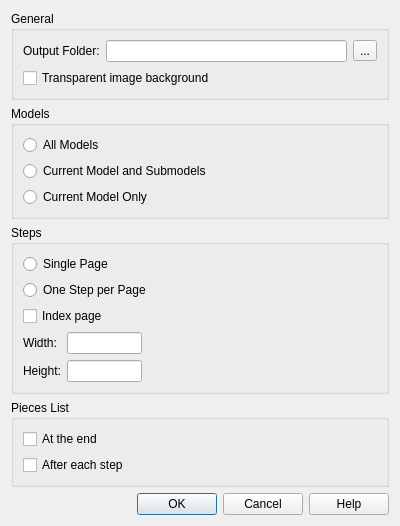
<?xml version="1.0" encoding="UTF-8"?>
<ui version="4.0">
 <class>swHTMLDialog</class>
 <widget class="QDialog" name="swHTMLDialog">
  <property name="whatsThis">
   <string>&lt;p&gt;&lt;b&gt;Export HTML&lt;/b&gt;&lt;/p&gt;&lt;p&gt;Create browser-viewable building instructions and PNG images in the output folder. Choose which models to include, how to organize the step pages, and where to show pieces lists.&lt;/p&gt;&lt;p&gt;Keep the generated HTML and image files together when copying or sharing the instructions.&lt;/p&gt;</string>
  </property>
  <property name="geometry">
   <rect>
    <x>0</x>
    <y>0</y>
    <width>400</width>
    <height>460</height>
   </rect>
  </property>
  <property name="sizePolicy">
   <sizepolicy hsizetype="Minimum" vsizetype="Minimum">
    <horstretch>0</horstretch>
    <verstretch>0</verstretch>
   </sizepolicy>
  </property>
  <property name="windowTitle">
   <string>HTML Options</string>
  </property>
  <layout class="QVBoxLayout" name="verticalLayout">
   <item>
    <widget class="QGroupBox" name="groupBox_3">
     <property name="sizePolicy">
      <sizepolicy hsizetype="Minimum" vsizetype="Minimum">
       <horstretch>0</horstretch>
       <verstretch>0</verstretch>
      </sizepolicy>
     </property>
     <property name="title">
      <string>General</string>
     </property>
     <layout class="QVBoxLayout" name="verticalLayout_2">
      <item>
       <layout class="QHBoxLayout" name="horizontalLayout">
        <item>
         <widget class="QLabel" name="label_6">
          <property name="toolTip">
           <string>Folder for the generated HTML pages and images.</string>
          </property>
          <property name="whatsThis">
           <string>&lt;p&gt;&lt;b&gt;Output Folder&lt;/b&gt;&lt;/p&gt;&lt;p&gt;The exporter creates this folder if needed and writes the instruction pages and their images into it. Use a separate folder for each export to keep the generated files together.&lt;/p&gt;</string>
          </property>
          <property name="text">
           <string>Output Folder:</string>
          </property>
          <property name="buddy">
           <cstring>outputFolder</cstring>
          </property>
         </widget>
        </item>
        <item>
         <widget class="QLineEdit" name="outputFolder">
          <property name="toolTip">
           <string>Folder for the generated HTML pages and images.</string>
          </property>
          <property name="whatsThis">
           <string>&lt;p&gt;&lt;b&gt;Output Folder&lt;/b&gt;&lt;/p&gt;&lt;p&gt;The exporter creates this folder if needed and writes the instruction pages and their images into it. Use a separate folder for each export to keep the generated files together.&lt;/p&gt;</string>
          </property>
         </widget>
        </item>
        <item>
         <widget class="QToolButton" name="outputFolderBrowse">
          <property name="toolTip">
           <string>Choose the folder for the exported instructions.</string>
          </property>
          <property name="accessibleName">
           <string>Choose Output Folder</string>
          </property>
          <property name="text">
           <string>...</string>
          </property>
         </widget>
        </item>
       </layout>
      </item>
      <item>
       <widget class="QCheckBox" name="transparentImages">
        <property name="toolTip">
         <string>Save step images with a transparent background.</string>
        </property>
        <property name="whatsThis">
         <string>&lt;p&gt;&lt;b&gt;Transparent Image Background&lt;/b&gt;&lt;/p&gt;&lt;p&gt;When checked, the PNG step images have a transparent background so the page background can show through. When unchecked, they include the configured solid or gradient background with no transparency.&lt;/p&gt;</string>
        </property>
        <property name="text">
         <string>Transparent image background</string>
        </property>
       </widget>
      </item>
     </layout>
    </widget>
   </item>
   <item>
    <widget class="QGroupBox" name="groupBox_4">
     <property name="whatsThis">
      <string>&lt;p&gt;&lt;b&gt;Models&lt;/b&gt;&lt;/p&gt;&lt;p&gt;Export instructions for the model and all submodels, only the model or submodel being edited, or that entry with its referenced submodels. When several entries are exported, an overall index links to their instructions.&lt;/p&gt;</string>
     </property>
     <property name="title">
      <string>Models</string>
     </property>
     <layout class="QVBoxLayout" name="verticalLayout_3">
      <item>
       <widget class="QRadioButton" name="allModels">
        <property name="toolTip">
         <string>Export instructions for the model and all submodels.</string>
        </property>
        <property name="text">
         <string>All Models</string>
        </property>
       </widget>
      </item>
      <item>
       <widget class="QRadioButton" name="currentModelSubmodels">
        <property name="toolTip">
         <string>Export the current model and the submodels it references.</string>
        </property>
        <property name="text">
         <string>Current Model and Submodels</string>
        </property>
       </widget>
      </item>
      <item>
       <widget class="QRadioButton" name="currentModelOnly">
        <property name="toolTip">
         <string>Export instructions only for the current model.</string>
        </property>
        <property name="text">
         <string>Current Model Only</string>
        </property>
       </widget>
      </item>
     </layout>
    </widget>
   </item>
   <item>
    <widget class="QGroupBox" name="groupBox">
     <property name="whatsThis">
      <string>&lt;p&gt;&lt;b&gt;Steps&lt;/b&gt;&lt;/p&gt;&lt;p&gt;Single Page places all steps for each model on one HTML page. One Step per Page creates separate pages with navigation links. In that mode, Index page adds a page linking to the steps.&lt;/p&gt;&lt;p&gt;Width and Height set the step image size in pixels. Use dimensions from 1 to 32768 pixels.&lt;/p&gt;</string>
     </property>
     <property name="title">
      <string>Steps</string>
     </property>
     <layout class="QFormLayout" name="formLayout_2">
      <item row="0" column="0" colspan="2">
       <widget class="QRadioButton" name="singlePage">
        <property name="toolTip">
         <string>Put all steps for each model on one HTML page.</string>
        </property>
        <property name="text">
         <string>Single Page</string>
        </property>
       </widget>
      </item>
      <item row="1" column="0" colspan="2">
       <widget class="QRadioButton" name="oneStepPerPage">
        <property name="toolTip">
         <string>Create a separate HTML page for each step.</string>
        </property>
        <property name="text">
         <string>One Step per Page</string>
        </property>
       </widget>
      </item>
      <item row="2" column="0" colspan="2">
       <widget class="QCheckBox" name="indexPage">
        <property name="toolTip">
         <string>Add a step index when using One Step per Page.</string>
        </property>
        <property name="text">
         <string>Index page</string>
        </property>
       </widget>
      </item>
      <item row="3" column="0">
       <widget class="QLabel" name="label">
        <property name="toolTip">
         <string>Width of each step image, in pixels.</string>
        </property>
        <property name="text">
         <string>Width:</string>
        </property>
        <property name="buddy">
         <cstring>stepWidth</cstring>
        </property>
       </widget>
      </item>
      <item row="3" column="1">
       <widget class="QLineEdit" name="stepWidth">
        <property name="toolTip">
         <string>Width of each step image, in pixels.</string>
        </property>
        <property name="maximumSize">
         <size>
          <width>75</width>
          <height>16777215</height>
         </size>
        </property>
       </widget>
      </item>
      <item row="4" column="0">
       <widget class="QLabel" name="label_2">
        <property name="toolTip">
         <string>Height of each step image, in pixels.</string>
        </property>
        <property name="text">
         <string>Height:</string>
        </property>
        <property name="buddy">
         <cstring>stepHeight</cstring>
        </property>
       </widget>
      </item>
      <item row="4" column="1">
       <widget class="QLineEdit" name="stepHeight">
        <property name="toolTip">
         <string>Height of each step image, in pixels.</string>
        </property>
        <property name="maximumSize">
         <size>
          <width>75</width>
          <height>16777215</height>
         </size>
        </property>
       </widget>
      </item>
     </layout>
    </widget>
   </item>
   <item>
    <widget class="QGroupBox" name="groupBox_2">
     <property name="whatsThis">
      <string>&lt;p&gt;&lt;b&gt;Pieces List&lt;/b&gt;&lt;/p&gt;&lt;p&gt;After each step shows the pieces added in that step. At the end shows the complete model inventory after the instructions. You can enable either option, both, or neither.&lt;/p&gt;</string>
     </property>
     <property name="title">
      <string>Pieces List</string>
     </property>
     <layout class="QVBoxLayout" name="verticalLayout_4">
      <item>
       <widget class="QCheckBox" name="partsAtTheEnd">
        <property name="toolTip">
         <string>Include a complete pieces list after each model's instructions.</string>
        </property>
        <property name="text">
         <string>At the end</string>
        </property>
       </widget>
      </item>
      <item>
       <widget class="QCheckBox" name="partsAfterEachStep">
        <property name="toolTip">
         <string>Include a list of the pieces added in each step.</string>
        </property>
        <property name="text">
         <string>After each step</string>
        </property>
       </widget>
      </item>
     </layout>
    </widget>
   </item>
   <item>
    <widget class="QDialogButtonBox" name="buttonBox">
     <property name="orientation">
      <enum>Qt::Horizontal</enum>
     </property>
     <property name="standardButtons">
      <set>QDialogButtonBox::Cancel|QDialogButtonBox::Help|QDialogButtonBox::Ok</set>
     </property>
    </widget>
   </item>
  </layout>
 </widget>
 <tabstops>
  <tabstop>outputFolder</tabstop>
  <tabstop>outputFolderBrowse</tabstop>
  <tabstop>transparentImages</tabstop>
  <tabstop>allModels</tabstop>
  <tabstop>currentModelSubmodels</tabstop>
  <tabstop>currentModelOnly</tabstop>
  <tabstop>singlePage</tabstop>
  <tabstop>oneStepPerPage</tabstop>
  <tabstop>indexPage</tabstop>
  <tabstop>stepWidth</tabstop>
  <tabstop>stepHeight</tabstop>
  <tabstop>partsAtTheEnd</tabstop>
  <tabstop>partsAfterEachStep</tabstop>
 </tabstops>
 <resources/>
 <connections>
  <connection>
   <sender>buttonBox</sender>
   <signal>accepted()</signal>
   <receiver>swHTMLDialog</receiver>
   <slot>accept()</slot>
   <hints>
    <hint type="sourcelabel">
     <x>252</x>
     <y>564</y>
    </hint>
    <hint type="destinationlabel">
     <x>157</x>
     <y>274</y>
    </hint>
   </hints>
  </connection>
  <connection>
   <sender>buttonBox</sender>
   <signal>rejected()</signal>
   <receiver>swHTMLDialog</receiver>
   <slot>reject()</slot>
   <hints>
    <hint type="sourcelabel">
     <x>320</x>
     <y>564</y>
    </hint>
    <hint type="destinationlabel">
     <x>286</x>
     <y>274</y>
    </hint>
   </hints>
  </connection>
 </connections>
</ui>
